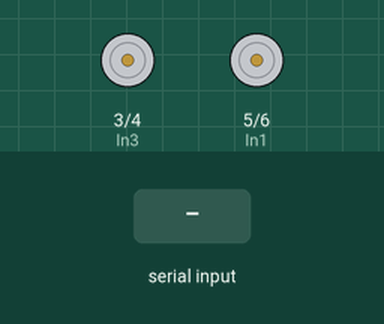
A sketch run on a simulated Arduino Uno, built with avr-gcc and run on an emulated ATmega328P. Parts: motor-driver pin pairs drawn as motors (green arrow = first pin HIGH = forward, orange = second pin HIGH = backward, longer = more drive). Inputs (shaded band) come from the test bench. What the sketch prints to the serial monitor is not drawn.

Above: at 0.1 s.
At 3.2 s:
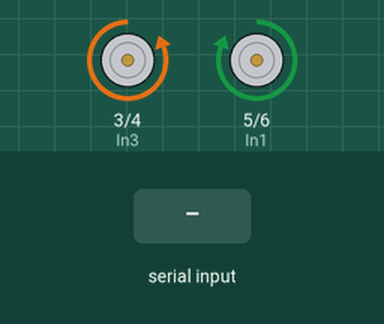
3.3 s: "1" received over the second serial link
Timing chart, 0 to 12.8 s (numbered marks = the images above; inputs shaded):
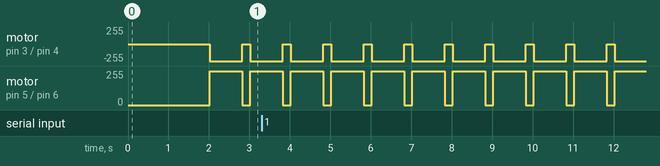

The sketch:

tank.ino
```cpp
#include <SoftwareSerial.h>

const int In1 = 5;
const int In2 = 6;
const int In3 = 3;
const int In4 = 4;

const int RX_PIN = 9;
const int TX_PIN = 8;

SoftwareSerial bluetooth(RX_PIN, TX_PIN);

void tbackward   () {
  digitalWrite(In1, LOW);
  digitalWrite(In2, HIGH);
  digitalWrite(In3, HIGH);
  digitalWrite(In4, LOW);
}

void tforward() {
  digitalWrite(In1, HIGH);
  digitalWrite(In2, LOW);
  digitalWrite(In3, LOW);
  digitalWrite(In4, HIGH);
}

void tstop() {
  digitalWrite(In1, LOW);
  digitalWrite(In2, LOW);
  digitalWrite(In3, LOW);
  digitalWrite(In4, LOW);
}

void setup() {
  pinMode(In1, OUTPUT);
  pinMode(In2, OUTPUT);
  pinMode(In3, OUTPUT);
  pinMode(In4, OUTPUT);

  Serial.begin(9600);

  // https://arduino.stackexchange.com/a/47022
  bluetooth.begin(9600);
  // Serial.write("AT+BAUD4"); // Do not change baud rate. EVER.
  delay(1000);
  bluetooth.print("AT+NAMETankino");
  delay(1000);
  bluetooth.print("AT+PIN1337");
}

void loop() {
  if (bluetooth.available()) {
    Serial.write(bluetooth.read());
  }
  if (Serial.available()) {
    bluetooth.write(Serial.read());
  }
  tforward();
  delay(800);
  tstop();
  delay(200);
}
```

Measured:
- by itself, motor on pin 3 (In3) / pin 4 (In4): alternates backward 255/255 for 0.80 s and stopped for 0.20 s
- by itself, motor on pin 5 (In1) / pin 6 (In2): alternates forward 255/255 for 0.80 s and stopped for 0.20 s
